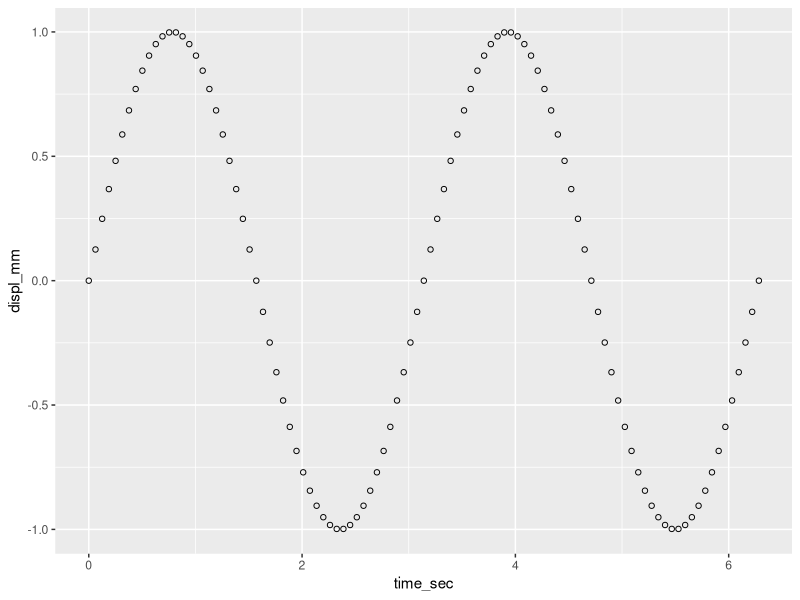
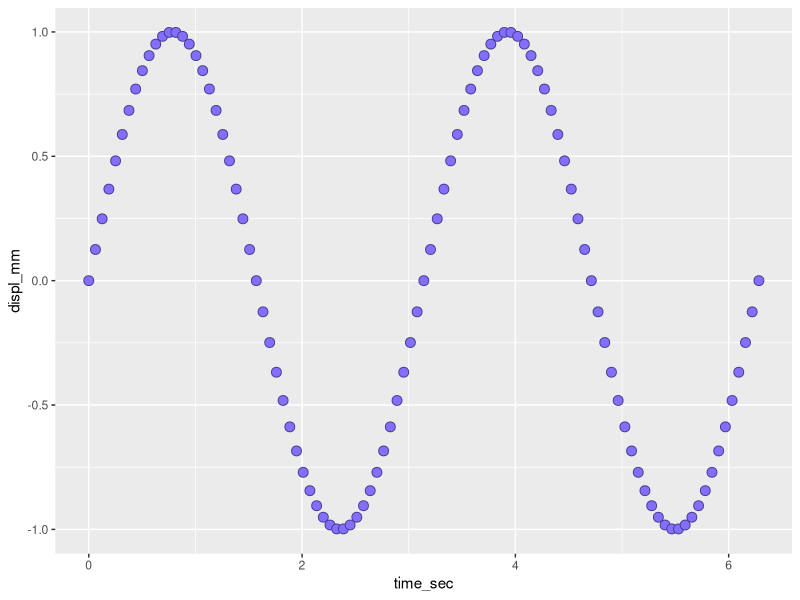

The R script that drew these images, in order:
## ---- chunk 1
library(knitr)
opts_knit$set(root.dir = "../")
opts_chunk$set(echo = TRUE, messages = FALSE, collapse = TRUE)
## ---- chunk 2
library(ggplot2)

time_sec  <- seq(0, 2*pi, by = pi/50) # sec
freq      <- 2                        # r/s
displ_mm  <- sin(freq * time_sec)     # mm
vibr_data <- data.frame(time_sec, displ_mm)

f1 <- ggplot(data = vibr_data, aes(x = time_sec, y = displ_mm)) +
	geom_point()
## ---- chunk 3
f1 <- ggplot(data = vibr_data, aes(x = time_sec, y = displ_mm)) +
	geom_point(shape = 21)

print(f1)
## ---- chunk 4
f1 <- ggplot(data = vibr_data, aes(x = time_sec, y = displ_mm)) +
	geom_point(shape = 21
		, color = "slateblue4"
		, fill  = "slateblue1"
		, size  = 3
		)
## ---- chunk 5
print(f1)
